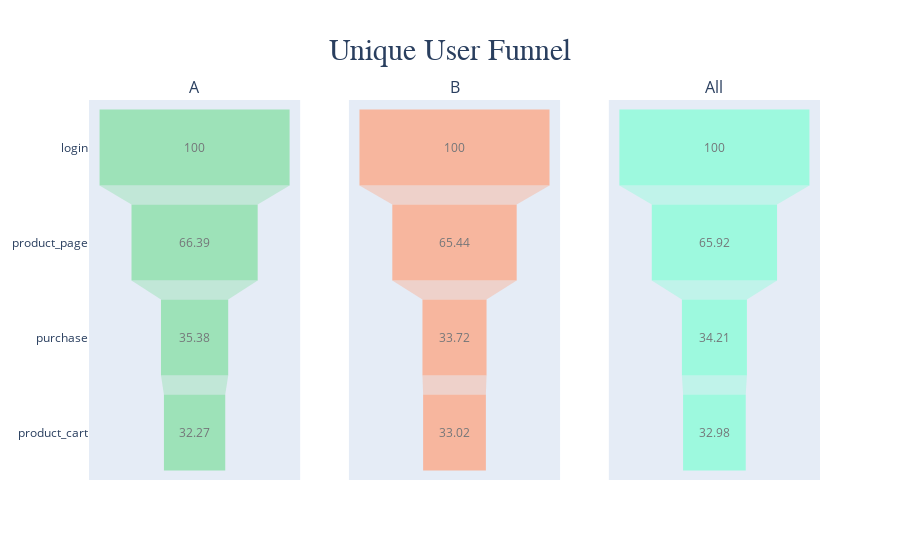

The notebook cell this image was saved under:
### Code cell
fig = make_subplots(rows=1, cols=3,subplot_titles=("A", "B", "All"))
color = ['#80DE9F',"lightsalmon",'aquamarine']
for df, i, title,c in zip([A, B, users], range(1, 4), ['A', 'B', 'All'],color):
    Uniqueuser_event = (df
                    .groupby('event_name')
                    .agg({'user_id':'nunique'})
                    .sort_values('user_id',ascending=False))
    if i != 1:
        fig.update_yaxes(showticklabels=False, col=i)
    fig.add_trace(go.Funnel(
                y=Uniqueuser_event.index,
                x=(Uniqueuser_event['user_id']
                   .divide(Uniqueuser_event['user_id'].max())
                   .multiply(100).apply(lambda x: f'{x:.2f}%')),
                opacity=.7,marker = {"color": c}),row=1, col=i)

        
fig.update_layout(title={'text':'Unique User Funnel',
                         'font':dict(family="Courier New, monospace"
                          ,size=30), "x":.5,"y":.93},showlegend=False)

fig.show()

### Figure 1 — Plotly figure (JSON) as saved in the notebook; plotly's stock layout.template omitted (floating-point values rounded to 4 significant figures)
{"data": [{"marker": {"color": "#80DE9F"}, "opacity": 0.7, "type": "funnel", "x": ["100.00%", "66.39%", "35.38%", "32.27%"], "xaxis": "x", "y": ["login", "product_page", "purchase", "product_cart"], "yaxis": "y"}, {"marker": {"color": "lightsalmon"}, "opacity": 0.7, "type": "funnel", "x": ["100.00%", "65.44%", "33.72%", "33.02%"], "xaxis": "x2", "y": ["login", "product_page", "product_cart", "purchase"], "yaxis": "y2"}, {"marker": {"color": "aquamarine"}, "opacity": 0.7, "type": "funnel", "x": ["100.00%", "65.92%", "34.21%", "32.98%"], "xaxis": "x3", "y": ["login", "product_page", "purchase", "product_cart"], "yaxis": "y3"}], "layout": {"annotations": [{"font": {"size": 16}, "showarrow": false, "text": "A", "x": 0.1444, "xanchor": "center", "xref": "paper", "y": 1, "yanchor": "bottom", "yref": "paper"}, {"font": {"size": 16}, "showarrow": false, "text": "B", "x": 0.5, "xanchor": "center", "xref": "paper", "y": 1, "yanchor": "bottom", "yref": "paper"}, {"font": {"size": 16}, "showarrow": false, "text": "All", "x": 0.8556, "xanchor": "center", "xref": "paper", "y": 1, "yanchor": "bottom", "yref": "paper"}], "showlegend": false, "title": {"font": {"family": "Courier New, monospace", "size": 30}, "text": "Unique User Funnel", "x": 0.5, "y": 0.93}, "xaxis": {"anchor": "y", "domain": [0, 0.2889]}, "xaxis2": {"anchor": "y2", "domain": [0.3556, 0.6444]}, "xaxis3": {"anchor": "y3", "domain": [0.7111, 1]}, "yaxis": {"anchor": "x", "domain": [0, 1]}, "yaxis2": {"anchor": "x2", "domain": [0, 1], "showticklabels": false}, "yaxis3": {"anchor": "x3", "domain": [0, 1], "showticklabels": false}}}
